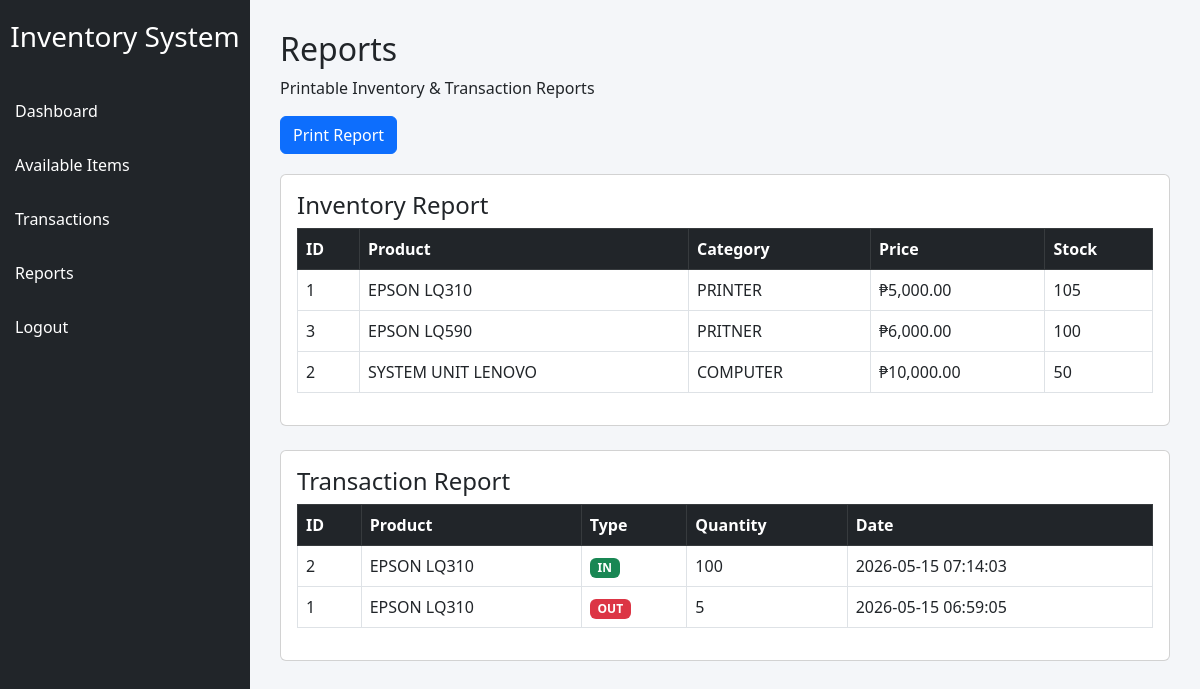
The page /pages/reports.php (signed in) on the database its author committed.
### tables this page shows
CREATE TABLE `products` (
  `product_id` int(11) NOT NULL,
  `product_name` varchar(100) NOT NULL,
  `category` varchar(50) DEFAULT NULL,
  `price` decimal(10,2) DEFAULT NULL,
  `quantity` int(11) DEFAULT 0,
  `supplier_id` int(11) DEFAULT NULL,
  `created_at` timestamp NOT NULL DEFAULT current_timestamp()
);

CREATE TABLE `transactions` (
  `transaction_id` int(11) NOT NULL,
  `product_id` int(11) DEFAULT NULL,
  `type` enum('IN','OUT') DEFAULT NULL,
  `quantity` int(11) DEFAULT NULL,
  `transaction_date` timestamp NOT NULL DEFAULT current_timestamp()
);

### pages/reports.php (the view, shortened to what this page needs)
<?php
include('../config/database.php');
$products = mysqli_query($conn,
"SELECT * FROM products ORDER BY product_name ASC");
$transactions = mysqli_query($conn,
"SELECT transactions.*, products.product_name
FROM transactions
JOIN products ON transactions.product_id = products.product_id
ORDER BY transaction_date DESC");
?>
<!DOCTYPE html>
<html>
<head>
    <link href="https://cdn.jsdelivr.net/npm/bootstrap@5.3.0/dist/css/bootstrap.min.css" rel="stylesheet">
</head>
<body>
<div class="sidebar">
    <h3>Inventory System</h3>
    <a href="dashboard.php">Dashboard</a>
    <a href="available_items.php">Available Items</a>
    <a href="transaction.php">Transactions</a>
    <a href="reports.php">Reports</a>
    <a href="../auth/logout.php">Logout</a>
</div>
<div class="content">
    <h2>Reports</h2>
    <p>Printable Inventory & Transaction Reports</p>
    <button onclick="window.print()"
            class="btn btn-primary print-btn">
        Print Report
    </button>
    <div class="card p-3 mb-4">
        <h4>Inventory Report</h4>
        <table class="table table-bordered">
            <thead class="table-dark">
                <tr>
                    <th>ID</th>
                    <th>Product</th>
                    <th>Category</th>
                    <th>Price</th>
                    <th>Stock</th>
                </tr>
            </thead>
            <tbody>
            <?php while($row = mysqli_fetch_assoc($products)): ?>
                <tr>
                    <td><?php echo $row['product_id']; ?></td>
                    <td><?php echo $row['product_name']; ?></td>
                    <td><?php echo $row['category']; ?></td>
                    <td>₱<?php echo number_format($row['price'],2); ?></td>
                    <td><?php echo $row['quantity']; ?></td>
                </tr>
            <?php endwhile; ?>
            </tbody>
        </table>
    </div>
    <div class="card p-3">
        <h4>Transaction Report</h4>
        <table class="table table-bordered">
            <thead class="table-dark">
                <tr>
                    <th>ID</th>
                    <th>Product</th>
                    <th>Type</th>
                    <th>Quantity</th>
                    <th>Date</th>
                </tr>
            </thead>
            <tbody>
            <?php while($row = mysqli_fetch_assoc($transactions)): ?>
                <tr>
                    <td><?php echo $row['transaction_id']; ?></td>
                    <td><?php echo $row['product_name']; ?></td>
                    <td>
                        <?php if($row['type']=="IN"): ?>
                            <span class="badge bg-success">IN</span>
                        <?php else: ?>
                            <span class="badge bg-danger">OUT</span>
                        <?php endif; ?>
                    </td>
                    <td><?php echo $row['quantity']; ?></td>
                    <td><?php echo $row['transaction_date']; ?></td>
                </tr>
            <?php endwhile; ?>
            </tbody>
        </table>
    </div>
</div>
</body>
</html>

### pages/reports.php (style rules this page uses)
body { background: #f4f6f9; }
.sidebar { width: 250px; height: 100vh; position: fixed; background: #212529; padding-top: 20px; }
.sidebar h3 { color: white; text-align: center; margin-bottom: 30px; }
.sidebar a { color: white; display: block; padding: 15px; text-decoration: none; }
.content { margin-left: 250px; padding: 30px; }
.print-btn { margin-bottom: 20px; }

### rows shown on the page
products: product_id "1", product_name "EPSON LQ310", category "PRINTER", price "5,000.00", quantity "105"
products: product_id "3", product_name "EPSON LQ590", category "PRITNER", price "6,000.00", quantity "100"
products: product_id "2", product_name "SYSTEM UNIT LENOVO", category "COMPUTER", price "10,000.00", quantity "50"
transactions: transaction_id "2", product.product_name "EPSON LQ310", type "IN", quantity "100", transaction_date "2026-05-15 07:14:03"
transactions: transaction_id "1", product.product_name "EPSON LQ310", type "OUT", quantity "5", transaction_date "2026-05-15 06:59:05"
